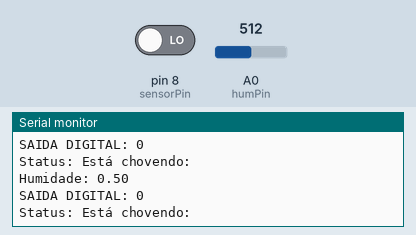
Recording of a sketch running on a simulated Arduino Uno, built with avr-gcc and run on an emulated ATmega328P. Parts: the last lines printed to the serial monitor. The test bench sets the inputs (shaded band); at power-on: pin 8 (sensorPin) LOW, A0 (humPin) = 512.

Above: at 1.8 s.
1.9 s: pin 8 (sensorPin) driven HIGH
At 2.9 s:
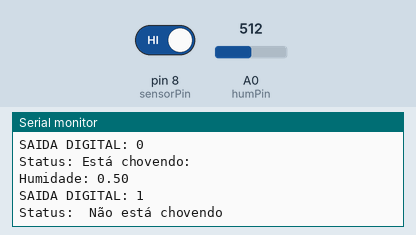
4.5 s: A0 (humPin) set to 716
At 5.8 s:
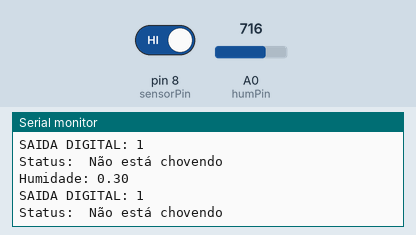
6.0 s: A0 (humPin) set to 900
At 6.5 s:
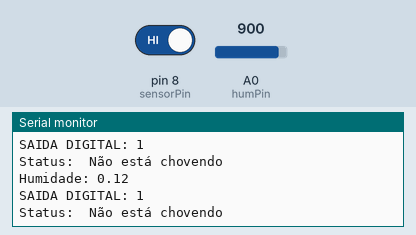
10.1 s: pin 8 (sensorPin) driven LOW
At 10.9 s:
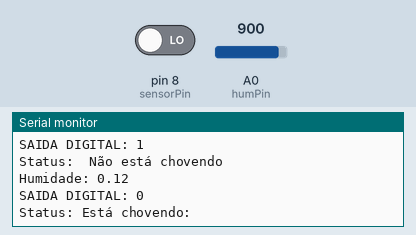
Timing chart, 0 to 13.1 s (numbered marks = the images above; inputs shaded):
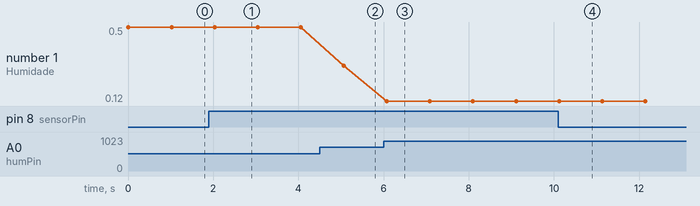

Measured:
- after the input at 1.9 s, the serial monitor: prints a new line after 0.15 s (image 1)
- after the input at 4.5 s, the serial monitor: prints a new line after 0.57 s (image 2)
- after the input at 6.0 s, the serial monitor: prints a new line after 0.08 s (image 3)
- after the input at 10.1 s, the serial monitor: prints a new line at once (image 4)
- plotted number 1: 0.5 → 0.3 after the input at 4.5 s, 0.3 → 0.12 after the input at 6.0 s

The sketch:

sensor_de_chuva.ino
```cpp
#define sensorPower 7
#define sensorPin 8
#define humPin A0


void setup() {
  pinMode(sensorPower, OUTPUT);
  pinMode(humPin, INPUT);

  digitalWrite(sensorPower, LOW);
  Serial.begin(9600);
  }
  void loop() {
    int val = readSensor();
    int hum = analogRead(humPin);
    Serial.print("Humidade: ");
    Serial.println(1 -(hum /1024.0));

    Serial.print("SAIDA DIGITAL: ");
    Serial.println(val);

    if(val) {
      Serial.println("Status:  Não está chovendo");
    } else {
      Serial.println("Status: Está chovendo: ");
    }
    delay(1000);
    Serial.println();
    }
    int readSensor() {
      digitalWrite(sensorPower, HIGH);
      delay(10);
      int val = digitalRead(sensorPin);
      digitalWrite(sensorPower, LOW);
      return val;
    }
```
